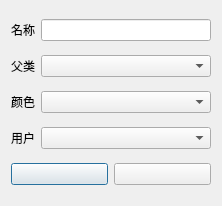
<?xml version="1.0" encoding="UTF-8"?>
<ui version="4.0">
 <class>CategoryEditDialogClass</class>
 <widget class="QDialog" name="CategoryEditDialogClass">
  <property name="geometry">
   <rect>
    <x>0</x>
    <y>0</y>
    <width>222</width>
    <height>206</height>
   </rect>
  </property>
  <property name="windowTitle">
   <string>编辑分类</string>
  </property>
  <property name="windowIcon">
   <iconset>
    <normaloff/>
   </iconset>
  </property>
  <property name="sizeGripEnabled">
   <bool>false</bool>
  </property>
  <layout class="QGridLayout" name="gridLayout">
   <item row="0" column="0">
    <widget class="QLabel" name="label">
     <property name="text">
      <string>名称</string>
     </property>
    </widget>
   </item>
   <item row="0" column="1">
    <widget class="QLineEdit" name="lineEdit"/>
   </item>
   <item row="1" column="0">
    <widget class="QLabel" name="label_3">
     <property name="text">
      <string>父类</string>
     </property>
    </widget>
   </item>
   <item row="1" column="1">
    <widget class="CategoryComboBox" name="comboBoxParent">
     <property name="sizePolicy">
      <sizepolicy hsizetype="MinimumExpanding" vsizetype="Fixed">
       <horstretch>0</horstretch>
       <verstretch>0</verstretch>
      </sizepolicy>
     </property>
    </widget>
   </item>
   <item row="2" column="0">
    <widget class="QLabel" name="label_2">
     <property name="sizePolicy">
      <sizepolicy hsizetype="Preferred" vsizetype="Preferred">
       <horstretch>0</horstretch>
       <verstretch>0</verstretch>
      </sizepolicy>
     </property>
     <property name="text">
      <string>颜色</string>
     </property>
    </widget>
   </item>
   <item row="2" column="1">
    <widget class="QtColorComboBox" name="comboBoxColors">
     <property name="sizePolicy">
      <sizepolicy hsizetype="Expanding" vsizetype="Fixed">
       <horstretch>0</horstretch>
       <verstretch>0</verstretch>
      </sizepolicy>
     </property>
    </widget>
   </item>
   <item row="3" column="0">
    <widget class="QLabel" name="label_4">
     <property name="sizePolicy">
      <sizepolicy hsizetype="Preferred" vsizetype="Preferred">
       <horstretch>0</horstretch>
       <verstretch>0</verstretch>
      </sizepolicy>
     </property>
     <property name="text">
      <string>用户</string>
     </property>
    </widget>
   </item>
   <item row="3" column="1">
    <widget class="SetTextComboBox" name="comboBoxUsers">
     <property name="sizePolicy">
      <sizepolicy hsizetype="Expanding" vsizetype="Fixed">
       <horstretch>0</horstretch>
       <verstretch>0</verstretch>
      </sizepolicy>
     </property>
    </widget>
   </item>
   <item row="4" column="0" colspan="2">
    <layout class="QHBoxLayout" name="horizontalLayout">
     <item>
      <widget class="QPushButton" name="pushButtonOK">
       <property name="icon">
        <iconset resource="Money.qrc">
         <normaloff>:/Images/apply.png</normaloff>:/Images/apply.png</iconset>
       </property>
       <property name="iconSize">
        <size>
         <width>32</width>
         <height>32</height>
        </size>
       </property>
      </widget>
     </item>
     <item>
      <widget class="QPushButton" name="pushButtonCancel">
       <property name="icon">
        <iconset resource="Money.qrc">
         <normaloff>:/Images/editdelete.png</normaloff>:/Images/editdelete.png</iconset>
       </property>
       <property name="iconSize">
        <size>
         <width>32</width>
         <height>32</height>
        </size>
       </property>
      </widget>
     </item>
    </layout>
   </item>
  </layout>
 </widget>
 <layoutdefault spacing="6" margin="11"/>
 <customwidgets>
  <customwidget>
   <class>CategoryComboBox</class>
   <extends>QComboBox</extends>
   <header>CategoryComboBox.h</header>
  </customwidget>
  <customwidget>
   <class>QtColorComboBox</class>
   <extends>QComboBox</extends>
   <header>qtcolorcombobox.h</header>
  </customwidget>
  <customwidget>
   <class>SetTextComboBox</class>
   <extends>QComboBox</extends>
   <header>../MyComboBox/SetTextComboBox.h</header>
  </customwidget>
 </customwidgets>
 <resources>
  <include location="Money.qrc"/>
 </resources>
 <connections>
  <connection>
   <sender>pushButtonOK</sender>
   <signal>clicked()</signal>
   <receiver>CategoryEditDialogClass</receiver>
   <slot>accept()</slot>
   <hints>
    <hint type="sourcelabel">
     <x>108</x>
     <y>113</y>
    </hint>
    <hint type="destinationlabel">
     <x>58</x>
     <y>111</y>
    </hint>
   </hints>
  </connection>
  <connection>
   <sender>pushButtonCancel</sender>
   <signal>clicked()</signal>
   <receiver>CategoryEditDialogClass</receiver>
   <slot>reject()</slot>
   <hints>
    <hint type="sourcelabel">
     <x>218</x>
     <y>122</y>
    </hint>
    <hint type="destinationlabel">
     <x>80</x>
     <y>128</y>
    </hint>
   </hints>
  </connection>
 </connections>
</ui>
